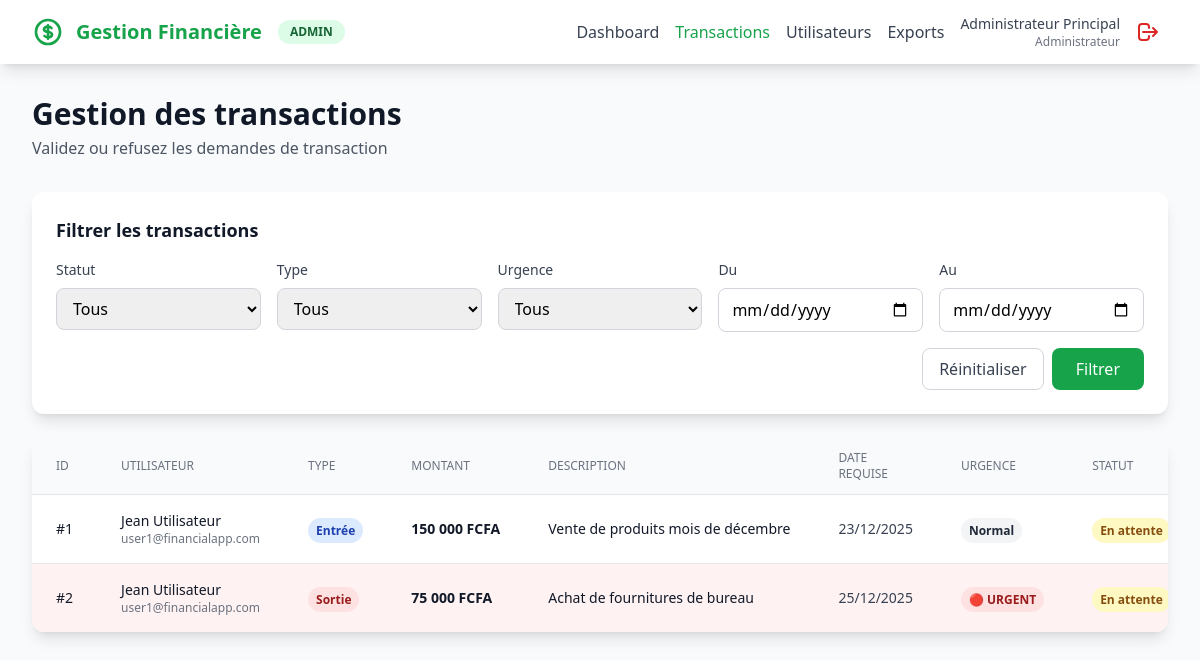
The app's page /admin/transactions.php (signed in) with its own data.
### tables this page shows
CREATE TABLE IF NOT EXISTS transactions (
    id INT PRIMARY KEY AUTO_INCREMENT,
    user_id INT NOT NULL,
    type ENUM('entree', 'sortie') NOT NULL,
    amount DECIMAL(15, 2) NOT NULL,
    description TEXT NOT NULL,
    required_date DATE NOT NULL,
    urgency ENUM('normal', 'urgent') DEFAULT 'normal',
    status ENUM('en_attente', 'validee', 'refusee') DEFAULT 'en_attente',
    validated_by INT NULL,
    validated_at TIMESTAMP NULL,
    admin_comment TEXT NULL,
    receipt_number VARCHAR(50) UNIQUE NULL,
    is_urgent_notified TINYINT(1) DEFAULT 0,
    last_urgent_notification TIMESTAMP NULL,
    created_at TIMESTAMP DEFAULT CURRENT_TIMESTAMP,
    updated_at TIMESTAMP DEFAULT CURRENT_TIMESTAMP ON UPDATE CURRENT_TIMESTAMP,
    FOREIGN KEY (user_id) REFERENCES users(id) ON DELETE CASCADE,
    FOREIGN KEY (validated_by) REFERENCES users(id) ON DELETE SET NULL,
    INDEX idx_status (status),
    INDEX idx_type (type),
    INDEX idx_urgency (urgency),
    INDEX idx_user (user_id),
    INDEX idx_created_at (created_at),
    INDEX idx_required_date (required_date)
);

CREATE TABLE IF NOT EXISTS users (
    id INT PRIMARY KEY AUTO_INCREMENT,
    username VARCHAR(100) NOT NULL UNIQUE,
    email VARCHAR(255) NOT NULL UNIQUE,
    password VARCHAR(255) NOT NULL,
    full_name VARCHAR(255) NOT NULL,
    role_id INT NOT NULL DEFAULT 2,
    is_active TINYINT(1) DEFAULT 1,
    last_login TIMESTAMP NULL,
    reset_token VARCHAR(255) NULL,
    reset_token_expires TIMESTAMP NULL,
    created_at TIMESTAMP DEFAULT CURRENT_TIMESTAMP,
    updated_at TIMESTAMP DEFAULT CURRENT_TIMESTAMP ON UPDATE CURRENT_TIMESTAMP,
    FOREIGN KEY (role_id) REFERENCES roles(id) ON DELETE RESTRICT,
    INDEX idx_email (email),
    INDEX idx_username (username),
    INDEX idx_reset_token (reset_token)
);

### includes/functions.php (called while the page is built, shortened)
<?php
function getTransactions($filters = [], $page = 1, $perPage = 20) {
    try {
        $db = getDB();
        $offset = ($page - 1) * $perPage;
        $sql = "SELECT t.*, u.full_name as user_name, u.email as user_email,
                       v.full_name as validator_name
                FROM transactions t
                LEFT JOIN users u ON t.user_id = u.id
                LEFT JOIN users v ON t.validated_by = v.id
                WHERE 1=1";
        $params = [];
        $sql .= " ORDER BY t.created_at DESC LIMIT ? OFFSET ?";
        $params[] = $perPage;
        $params[] = $offset;
        $stmt = $db->prepare($sql);
        $stmt->execute($params);
        return $stmt->fetchAll();
    } catch (Exception $e) {
        error_log("Erreur récupération transactions: " . $e->getMessage());
        return [];
    }
}
?>

### config/config.php (called while the page is built, shortened)
<?php
function formatAmount($amount) {
    return number_format($amount, 0, ',', ' ') . ' FCFA';
}
function formatDate($date, $format = 'd/m/Y') {
    return date($format, strtotime($date));
}
function getStatusLabel($status) {
    $labels = [
        'en_attente' => 'En attente',
        'validee' => 'Validée',
        'refusee' => 'Refusée'
    ];
    return $labels[$status] ?? $status;
}
function getTypeLabel($type) {
    return $type === 'entree' ? 'Entrée' : 'Sortie';
}
require_once ROOT_PATH . '/includes/functions.php';

### admin/transactions.php (the view, shortened to what this page needs)
<?php
require_once '../config/config.php';
require_once '../includes/functions.php';
$filters = [
    'status' => $_GET['status'] ?? '',
    'type' => $_GET['type'] ?? '',
    'urgency' => $_GET['urgency'] ?? '',
    'date_from' => $_GET['date_from'] ?? '',
    'date_to' => $_GET['date_to'] ?? ''
];
$page = max(1, intval($_GET['page'] ?? 1));
$perPage = 20;
$transactions = getTransactions($filters, $page, $perPage);
?>
<!DOCTYPE html>
<html lang="fr">
<head>
    <script src="https://cdn.tailwindcss.com"></script>
</head>
<body class="bg-gray-50">
    <nav class="bg-white shadow-lg sticky top-0 z-50">
        <div class="max-w-7xl mx-auto px-4 sm:px-6 lg:px-8">
            <div class="flex justify-between h-16">
                <div class="flex items-center">
                    <span class="ml-3 text-xl font-bold text-green-600"><?php echo SITE_NAME; ?></span>
                    <span class="ml-4 px-3 py-1 bg-green-100 text-green-800 text-xs font-semibold rounded-full">ADMIN</span>
                </div>
                <div class="flex items-center space-x-4">
                    <a href="dashboard.php" class="text-gray-700 hover:text-green-600">Dashboard</a>
                    <a href="transactions.php" class="text-green-600 font-medium">Transactions</a>
                    <a href="users.php" class="text-gray-700 hover:text-green-600">Utilisateurs</a>
                    <a href="reports.php" class="text-gray-700 hover:text-green-600">Exports</a>
                    <div class="flex items-center space-x-2">
                        <div class="text-right">
                            <p class="text-sm font-medium text-gray-700"><?php echo $_SESSION['full_name']; ?></p>
                            <p class="text-xs text-gray-500">Administrateur</p>
                        </div>
                        <a href="../auth/logout.php" class="text-red-600 hover:text-red-700 p-2">
                            <svg class="h-6 w-6" fill="none" stroke="currentColor" viewBox="0 0 24 24">
                                <path stroke-linecap="round" stroke-linejoin="round" stroke-width="2" d="M17 16l4-4m0 0l-4-4m4 4H7m6 4v1a3 3 0 01-3 3H6a3 3 0 01-3-3V7a3 3 0 013-3h4a3 3 0 013 3v1"/>
                            </svg>
                        </a>
                    </div>
                </div>
            </div>
        </div>
    </nav>
    <div class="max-w-7xl mx-auto px-4 sm:px-6 lg:px-8 py-8">
        <div class="mb-8">
            <h1 class="text-3xl font-bold text-gray-900">Gestion des transactions</h1>
            <p class="text-gray-600 mt-1">Validez ou refusez les demandes de transaction</p>
        </div>
        <div class="bg-white rounded-xl shadow-lg p-6 mb-6">
            <h3 class="text-lg font-bold text-gray-900 mb-4">Filtrer les transactions</h3>
            <form method="GET" action="" class="grid grid-cols-1 md:grid-cols-5 gap-4">
                <div>
                    <label class="block text-sm font-medium text-gray-700 mb-2">Statut</label>
                    <select name="status" class="w-full px-3 py-2 border border-gray-300 rounded-lg focus:ring-2 focus:ring-green-500">
                        <option value="">Tous</option>
                    </select>
                </div>
                <div>
                    <label class="block text-sm font-medium text-gray-700 mb-2">Type</label>
                    <select name="type" class="w-full px-3 py-2 border border-gray-300 rounded-lg focus:ring-2 focus:ring-green-500">
                        <option value="">Tous</option>
                    </select>
                </div>
                <div>
                    <label class="block text-sm font-medium text-gray-700 mb-2">Urgence</label>
                    <select name="urgency" class="w-full px-3 py-2 border border-gray-300 rounded-lg focus:ring-2 focus:ring-green-500">
                        <option value="">Tous</option>
                    </select>
                </div>
                <div>
                    <label class="block text-sm font-medium text-gray-700 mb-2">Du</label>
                    <input type="date" name="date_from" value="<?php echo $filters['date_from']; ?>"
                           class="w-full px-3 py-2 border border-gray-300 rounded-lg focus:ring-2 focus:ring-green-500">
                </div>
                <div>
                    <label class="block text-sm font-medium text-gray-700 mb-2">Au</label>
                    <input type="date" name="date_to" value="<?php echo $filters['date_to']; ?>"
                           class="w-full px-3 py-2 border border-gray-300 rounded-lg focus:ring-2 focus:ring-green-500">
                </div>
                <div class="md:col-span-5 flex justify-end space-x-2">
                    <a href="transactions.php" class="px-4 py-2 border border-gray-300 rounded-lg text-gray-700 hover:bg-gray-50">
                        Réinitialiser
                    </a>
                    <button type="submit" class="px-6 py-2 bg-green-600 text-white rounded-lg hover:bg-green-700">
                        Filtrer
                    </button>
                </div>
            </form>
        </div>
        <div class="bg-white rounded-xl shadow-lg overflow-hidden">
            <div class="overflow-x-auto">
                <table class="min-w-full divide-y divide-gray-200">
                    <thead class="bg-gray-50">
                        <tr>
                            <th class="px-6 py-3 text-left text-xs font-medium text-gray-500 uppercase">ID</th>
                            <th class="px-6 py-3 text-left text-xs font-medium text-gray-500 uppercase">Utilisateur</th>
                            <th class="px-6 py-3 text-left text-xs font-medium text-gray-500 uppercase">Type</th>
                            <th class="px-6 py-3 text-left text-xs font-medium text-gray-500 uppercase">Montant</th>
                            <th class="px-6 py-3 text-left text-xs font-medium text-gray-500 uppercase">Description</th>
                            <th class="px-6 py-3 text-left text-xs font-medium text-gray-500 uppercase">Date requise</th>
                            <th class="px-6 py-3 text-left text-xs font-medium text-gray-500 uppercase">Urgence</th>
                            <th class="px-6 py-3 text-left text-xs font-medium text-gray-500 uppercase">Statut</th>
                        </tr>
                    </thead>
                    <tbody class="bg-white divide-y divide-gray-200">
                        <?php foreach ($transactions as $trans): ?>
                            <tr class="hover:bg-gray-50 <?php echo $trans['urgency'] === 'urgent' && $trans['status'] === 'en_attente' ? 'bg-red-50' : ''; ?>">
                                <td class="px-6 py-4 whitespace-nowrap text-sm font-medium text-gray-900">
                                    #<?php echo $trans['id']; ?>
                                </td>
                                <td class="px-6 py-4 whitespace-nowrap">
                                    <div class="text-sm font-medium text-gray-900"><?php echo htmlspecialchars($trans['user_name']); ?></div>
                                    <div class="text-xs text-gray-500"><?php echo htmlspecialchars($trans['user_email']); ?></div>
                                </td>
                                <td class="px-6 py-4 whitespace-nowrap">
                                    <span class="px-2 py-1 text-xs font-semibold rounded-full <?php echo $trans['type'] === 'entree' ? 'bg-blue-100 text-blue-800' : 'bg-red-100 text-red-800'; ?>">
                                        <?php echo getTypeLabel($trans['type']); ?>
                                    </span>
                                </td>
                                <td class="px-6 py-4 whitespace-nowrap text-sm font-semibold text-gray-900">
                                    <?php echo formatAmount($trans['amount']); ?>
                                </td>
                                <td class="px-6 py-4 max-w-xs">
                                    <p class="text-sm text-gray-900 truncate"><?php echo htmlspecialchars($trans['description']); ?></p>
                                </td>
                                <td class="px-6 py-4 whitespace-nowrap text-sm text-gray-700">
                                    <?php echo formatDate($trans['required_date']); ?>
                                </td>
                                <td class="px-6 py-4 whitespace-nowrap">
                                    <?php if ($trans['urgency'] === 'urgent'): ?>
                                        <span class="px-2 py-1 text-xs font-semibold rounded-full bg-red-100 text-red-800 animate-pulse">
                                            🔴 URGENT
                                        </span>
                                    <?php else: ?>
                                        <span class="px-2 py-1 text-xs font-semibold rounded-full bg-gray-100 text-gray-800">
                                            Normal
                                        </span>
                                    <?php endif; ?>
                                </td>
                                <td class="px-6 py-4 whitespace-nowrap">
                                    <?php
                                    $colors = [
                                        'en_attente' => 'bg-yellow-100 text-yellow-800',
                                        'validee' => 'bg-green-100 text-green-800',
                                        'refusee' => 'bg-red-100 text-red-800'
                                    ];
                                    ?>
                                    <span class="px-2 py-1 text-xs font-semibold rounded-full <?php echo $colors[$trans['status']]; ?>">
                                        <?php echo getStatusLabel($trans['status']); ?>
                                    </span>
                                </td>
                            </tr>
                        <?php endforeach; ?>
                    </tbody>
                </table>
            </div>
        </div>
    </div>
</body>
</html>

### records on screen
transactions: id "1", user.full_name "Jean Utilisateur", user.email "user1@financialapp.com", type "Entrée", amount "150 000 FCFA", description "Vente de produits mois de décembre", required_date "23/12/2025", urgency "Normal", status "En attente"
transactions: id "2", user.full_name "Jean Utilisateur", user.email "user1@financialapp.com", type "Sortie", amount "75 000 FCFA", description "Achat de fournitures de bureau", required_date "25/12/2025", urgency "🔴 URGENT", status "En attente"

### other values on screen
SITE_NAME "Gestion Financière"
$_SESSION['full_name'] "Administrateur Principal"
